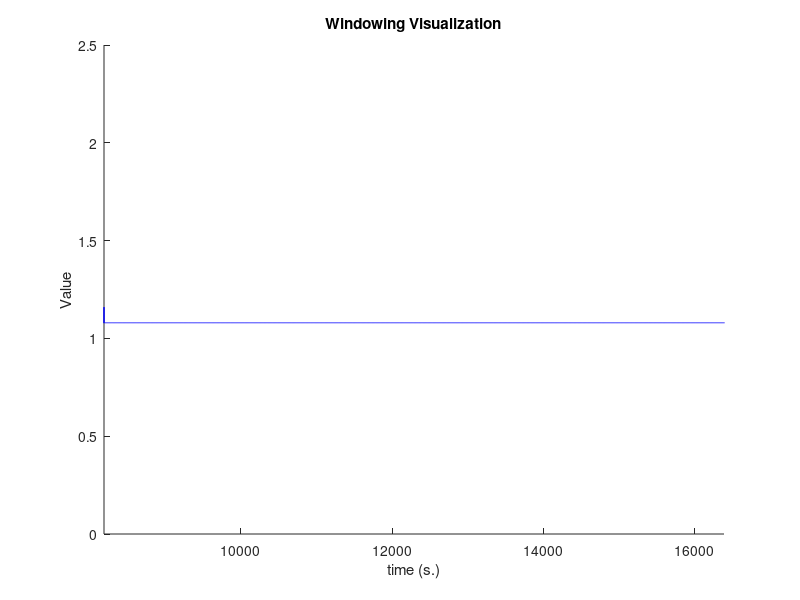

Reproduce this figure in MATLAB.
%% Window Testing %%
clear all

numSamp = 50000;
inAudio = zeros([1 numSamp]);

winLen = 2^13; % make sure this is even

for i = 49800:49995
    percentOverlap = (i-1)/100000
    winOverlap =  2*round(winLen*percentOverlap/2); % make sure this is even
    win =hamming(winLen, 'periodic')'; % Hamming Window
    % win = ones([winLen 1]); % Homemade Rectangular Window
    
    winTotalNum = floor((winOverlap - (numSamp + 1))/(winOverlap - winLen));
    
    
    StartIndex(1) = 1;
    EndIndex(1) = winLen;
    for i = 2:winTotalNum
        StartIndex(i) = (i-1)*(winLen-winOverlap); % Creates a list of window starting indices
        EndIndex(i) = (i*winLen-((i-1)*winOverlap))-1; % Creates a list of window ending indices
    end
    
    %% Window Visualization %%
    
    winVisVect = ones(size(inAudio)); % Create a vector of ones as large as the input signal
    winVisSegments{1} = winVisVect(StartIndex(1):EndIndex(1)); % Split this into segments (first value)
    winVisWindowedSegments{1} = winVisSegments{1}.*win; % Apply the window to each segment (first value)
    
    for i = 2:winTotalNum
        winVisSegments{i} = winVisVect(StartIndex(i):EndIndex(i)); % Split this into segments
        winVisWindowedSegments{i} = winVisSegments{i}.*win; % Apply the window to each segment
    end
    
    outWinVis = zeros(size(inAudio)); % Reconstruct windowed segments as done in "%% Reconstructing Audio %%"
    
    for i=1:winTotalNum
        winVisStagingMatrix = zeros(size(inAudio));
        winVisStagingMatrix(StartIndex(i):EndIndex(i)) = winVisWindowedSegments{1};
        outWinVis = outWinVis + winVisStagingMatrix;
    end
    
    
    figure (1) % Visualization of Window Overlap
    clf
    hold all
    
    plot(1:numSamp, outWinVis, 'b')
    axis([1*(winLen) 2*(winLen)  0 2.5])
    title('Windowing Visualization')
    xlabel('time (s.)')
    ylabel('Value')
    OverlapMovie(i) = getframe;
end

